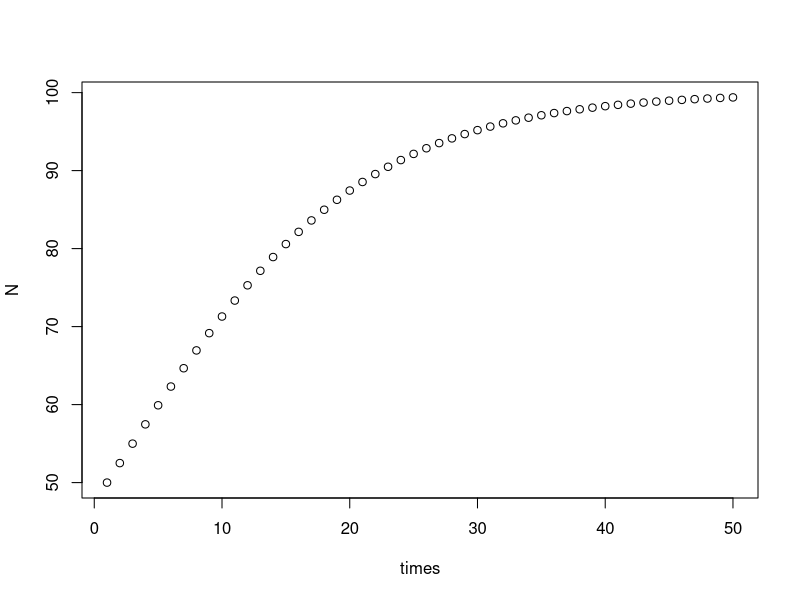

Recreate this plot in R.
par = list(r = 0.1, K = 100)

rhs_logistic = function(y, par) {
  OUT = par$r * y * (1 - y/par$K)
  return(OUT)
}

h = 1
t_f = 50
times = seq(h, t_f, by = h)

N_0 = 50
N = N_0

for (t in times) {
  tmp = N[length(N)]+h*rhs_logistic(N[length(N)]
                       , par)
  N = c(N, tmp)
}

N = N[1:(length(N)-1)]
plot(times,N)
